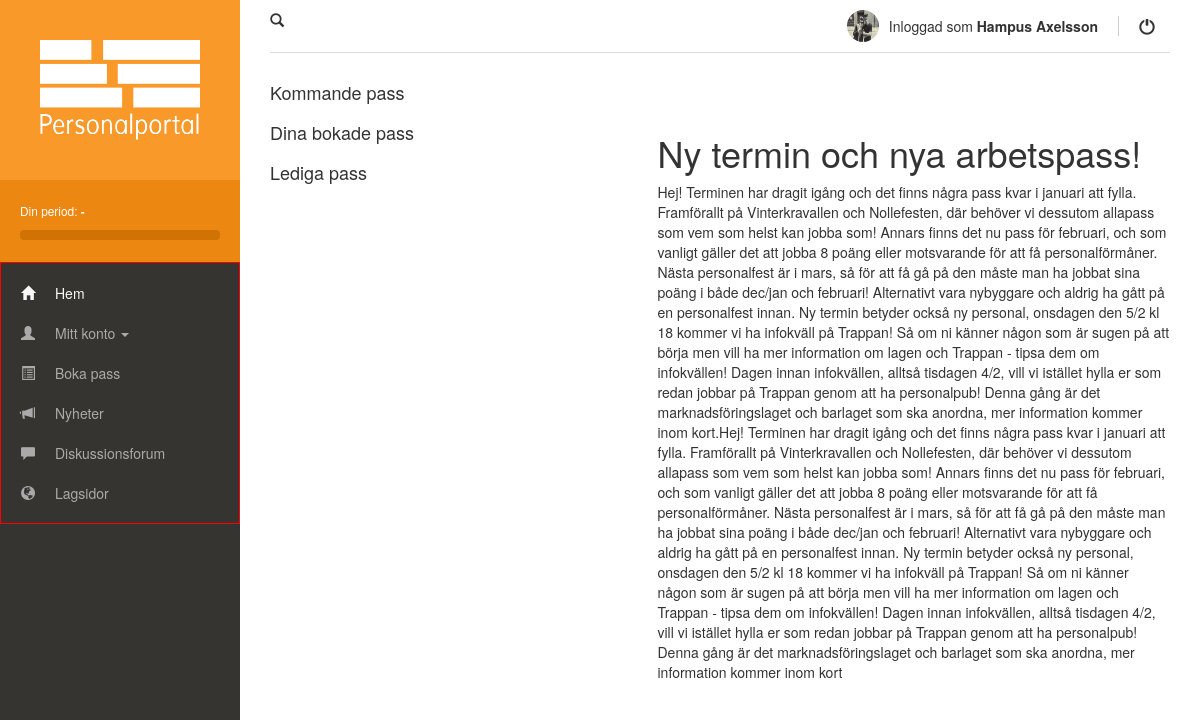
The app's page /index.php (signed in), older data.
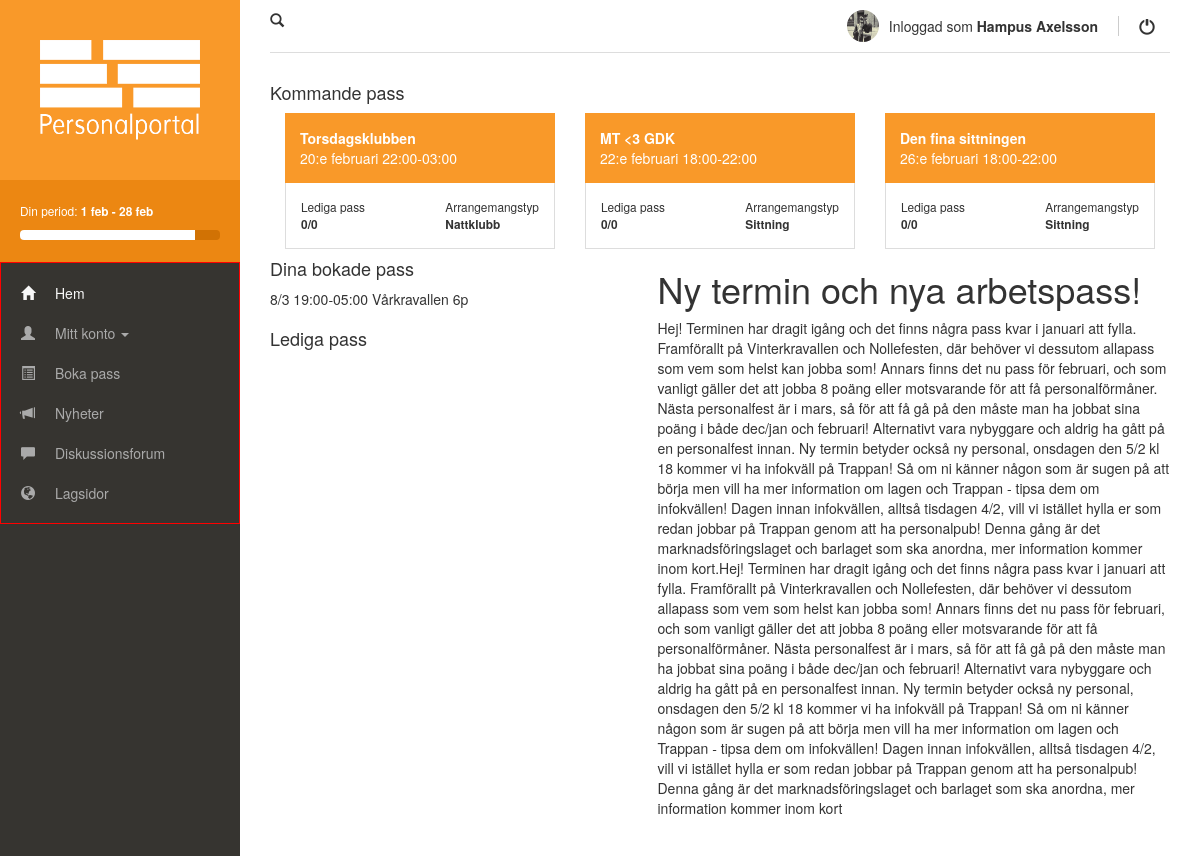
The same page, newer data.
### tables this page shows
CREATE TABLE IF NOT EXISTS `period` (
  `id` int(11) NOT NULL AUTO_INCREMENT,
  `name` varchar(50) NOT NULL,
  `start_date` date NOT NULL,
  `end_date` date NOT NULL,
  PRIMARY KEY (`id`)
);

CREATE TABLE IF NOT EXISTS `event` (
  `id` int(11) NOT NULL AUTO_INCREMENT,
  `name` varchar(50) NOT NULL,
  `start_time` datetime NOT NULL,
  `end_time` datetime NOT NULL,
  `period_id` int(11) NOT NULL,
  `event_type_id` int(11) NOT NULL,
  PRIMARY KEY (`id`),
  UNIQUE KEY `name` (`name`),
  KEY `period_id` (`period_id`),
  KEY `event_type_id` (`event_type_id`)
);

CREATE TABLE IF NOT EXISTS `event_type` (
  `id` int(11) NOT NULL AUTO_INCREMENT,
  `name` varchar(50) NOT NULL,
  PRIMARY KEY (`id`),
  UNIQUE KEY `name` (`name`)
);

CREATE TABLE IF NOT EXISTS `work_slot` (
  `id` int(11) NOT NULL AUTO_INCREMENT,
  `group_id` int(11) NOT NULL,
  `event_id` int(11) NOT NULL,
  `points` int(11) NOT NULL DEFAULT '0',
  `start_time` datetime NOT NULL,
  `end_time` datetime NOT NULL,
  PRIMARY KEY (`id`),
  KEY `group_id` (`group_id`),
  KEY `event_id` (`event_id`)
);

### php/DBQuery.php (called while the page is built, shortened)
<?php
class DBQuery
{
	public static function sql($sql)
	{
		$result = mysql_query($sql);
		$rows = array();
		if(strtolower(substr($sql,0,6)) == 'select')
		{
			while($row = mysql_fetch_array($result))
			{
				array_push($rows,$row);
			}
			return $rows;
		}
	}
}
?>

### php/general.php (the view, shortened to what this page needs)
<?php
include_once('php/DBQuery.php');
$date = new DateTime;
$date->setTimezone(new DateTimeZone('Europe/Stockholm'));
$date = $date->format('Y-m-d H:i:s');
$workedPointsResult = DBQuery::sql	("SELECT points FROM work_slot WHERE event_id IN
										(SELECT id FROM event WHERE period_id IN
											(SELECT id FROM period WHERE start_date <= '$date' AND end_date >= '$date')
										)
									AND id IN
										(SELECT work_slot_id FROM user_work WHERE user_id = '$_SESSION[user_id]' AND checked = '1')
									");
$workedPoints = 0;
for($i = 0; $i < count($workedPointsResult); ++$i)
{
	$workedPoints = $workedPoints + $workedPointsResult[$i]['points'];
}
$workedPointsPercent = $workedPoints / 8 * 100;
function loadUpcomingEvents($date)
{
	$upcomingEvents = DBQuery::sql("SELECT event.id, event.name AS event_name, event.start_time, event.end_time, event_type.name AS type_name FROM event
									INNER JOIN event_type ON event.event_type_id = event_type.id
									WHERE start_time > '2014-02-20' ORDER BY start_time LIMIT 3");
	for($i = 0; $i < count($upcomingEvents); ++$i)
	{
		$eventId = $upcomingEvents[$i]['id'];
		$workSlots = DBQuery::sql("SELECT id FROM work_slot WHERE event_id = '$eventId'");
		$availableSlots = DBQuery::sql	("SELECT id FROM work_slot WHERE event_id = '$eventId' AND id NOT IN
											(SELECT work_slot_id FROM user_work)
										");
		$workSlotsCount = count($workSlots);
		$availableSlotsCount = count($availableSlots);
		$name = $upcomingEvents[$i]['event_name'];
		$date = new DateTime($upcomingEvents[$i]['start_time']);
		$day = $date->format('j');
		$month = $date->format('m');
		$start = $date->format('H:i');
		$end = new DateTime($upcomingEvents[$i]['end_time']);
		$end = $end->format('H:i');
		$type = $upcomingEvents[$i]['type_name'];
		switch($month)
		{
		case '02':
			$month = 'februari';
			break;
		}
		?>
		<div class="col-sm-4">
				 <div class="upcoming-event">
					 <strong><?php echo $name; ?></strong><br /> <?php echo $day ?>:e <?php echo $month ?> <?php echo $start.'-'.$end; ?>
				 </div>
				 <div class="upcoming-event-info" style="overflow: hidden;">
					 <small><p style="float: left;">Lediga pass <br /><strong><?php echo $availableSlotsCount; ?>/<?php echo $workSlotsCount; ?></strong></p>
					 <p style="float: right">Arrangemangstyp <br /><strong><?php echo $type ?></strong></p></small>
				 </div>
			 </div>
		<?php
	}
}
$periodDates = DBquery::sql("SELECT start_date, end_date FROM period WHERE start_date <= '$date' AND end_date >= '$date'");
if(count($periodDates) == 1)
{
	$periodStart = new DateTime($periodDates[0]['start_date']);
	$periodStart = strtolower($periodStart->format('j M'));
	$periodEnd = new DateTime($periodDates[0]['end_date']);
	$periodEnd = strtolower($periodEnd->format('j M'));
	$periodStart = str_replace('y', 'j', $periodStart);
	$periodStart = str_replace('c', 'k', $periodStart);
	$periodEnd = str_replace('y', 'j', $periodEnd);
	$periodEnd = str_replace('c', 'k', $periodEnd);
}
function loadBookedEvents()
{
	$bookedEvents = DBQuery::sql("SELECT name FROM event WHERE id IN
									(SELECT event_id FROM work_slot WHERE id IN
									(SELECT work_slot_id FROM user_work WHERE user_id = '$_SESSION[user_id]' AND checked = '0')
									)
								ORDER BY start_time
								");
	$workTimes = DBQuery::sql	("SELECT start_time, end_time, points FROM work_slot WHERE id IN
									(SELECT work_slot_id FROM user_work WHERE user_id = '$_SESSION[user_id]' AND checked = '0')
								ORDER BY start_time
								");
	for($i = 0; $i < count($bookedEvents); ++$i)
	{
		$name = $bookedEvents[$i]['name'];
		$start = new DateTime($workTimes[$i]['start_time']);
		$start = $start->format('j/n H:i');
		$end = new DateTime($workTimes[$i]['end_time']);
		$end = $end->format('H:i');
		$points = $workTimes[$i]['points'];
		?>
		<p>
			<?php echo $start.'-'.$end.' '.$name.' '.$points.'p'; ?>
		</p>
		<?php
	}
}
?>

### index.php (shortened to what this page needs)
<?php
include_once('php/general.php');
?>
<!DOCTYPE html>
<html>
  <head>
    <link href="css/bootstrap.min.css" rel="stylesheet">
	<link href="css/style.css" rel="stylesheet">
	<link href="css/responsive.css" rel="stylesheet">
  </head>
  <body>
	  <div id="page-container">
		  <div id="sidebar">
			  <a href="/" class="logo"><img src="img/logo.png"></a>
			  <div class="your-period">
 					 <p>
 					  <small>Din period: <strong><?php echo $periodStart.' - '.$periodEnd; ?></strong></small>
 					  </p>
					  <div class="progress">
					    <div class="progress-bar worked" style="width: <?php echo $workedPointsPercent ?>%">
					    </div>
					  </div>
			  </div>
		      <div class="main-menu-wrapper" role="navigation">
		          <div class="navbar-collapse collapse" style="border: 1px solid #f00;">
		            <ul class="main-nav">
		              <li class="active"><a href="#"><span class="glyphicon glyphicon-home"></span>Hem</a></li>
		              <li class="dropdown">
		                <a href="#" class="dropdown-toggle" data-toggle="dropdown"><span class="glyphicon glyphicon-user"></span>Mitt konto <b class="caret"></b></a>
		              </li>
		              <li><a href="#about"><span class="glyphicon glyphicon-list-alt"></span>Boka pass</a></li>
		              <li><a href="#contact"><span class="glyphicon glyphicon-bullhorn"></span>Nyheter</a></li>
					  <li><a href="#contact"><span class="glyphicon glyphicon-comment"></span>Diskussionsforum</a></li>
					  <li><a href="#contact"><span class="glyphicon glyphicon-globe"></span>Lagsidor</a></li>
		            </ul>
		          </div>
		      </div>
		  </div>
		  <div id="content">
			  <div class="row">
				  <div class="col-sm-12">
					  <span class="glyphicon glyphicon-search"></span>
					  <div class="user-info">
						  <img src="profile.jpg" width="32px" height="32px">
						  <a href="http://google.se" class="username"><span style="font-weight: normal">Inloggad som</span> <?php echo $_SESSION['name'].' '.$_SESSION['last_name']; ?></a>
					  	<a href="login.php" class="sign-out"><span class="glyphicon glyphicon-off"></span></a>
					  </div>
				  </div>
		 	 </div>
			 <div class="top-div"></div>
   		 	 <div class="row">
				 <div class="col-sm-12">
				 	<h4 style="font-weight: 200;">Kommande pass</h4>
					<?php
						loadUpcomingEvents($date);
					?>
			 	 </div>
   		 	 </div>
   		 	 <div class="row">
				 <div class="col-sm-5">
					 <div class="row">
						 <div class="col-sm-12"><h4>Dina bokade pass</h4>
							<?php loadBookedEvents(); ?>
						 </div>
						 <div class="col-sm-12"><h4>Lediga pass</h4></div>
				 	</div>
				 </div>
				 <div class="col-sm-7"><h1 class="thin-100">Ny termin och nya arbetspass!</h1>
					 <p>Hej! Terminen har dragit igång och det finns några pass kvar i januari att fylla. Framförallt på Vinterkravallen och Nollefesten, där behöver vi dessutom allapass som vem som helst kan jobba som! Annars finns det nu pass för februari, och som vanligt gäller det att jobba 8 poäng eller motsvarande för att få personalförmåner. Nästa personalfest är i mars, så för att få gå på den måste man ha jobbat sina poäng i både dec/jan och februari! Alternativt vara nybyggare och aldrig ha gått på en personalfest innan.
Ny termin betyder också ny personal, onsdagen den 5/2 kl 18 kommer vi ha infokväll på Trappan! Så om ni känner någon som är sugen på att börja men vill ha mer information om lagen och Trappan - tipsa dem om infokvällen!
Dagen innan infokvällen, alltså tisdagen 4/2, vill vi istället hylla er som redan jobbar på Trappan genom att ha personalpub! Denna gång är det marknadsföringslaget och barlaget som ska anordna, mer information kommer inom kort.Hej! Terminen har dragit igång och det finns några pass kvar i januari att fylla. Framförallt på Vinterkravallen och Nollefesten, där behöver vi dessutom allapass som vem som helst kan jobba som! Annars finns det nu pass för februari, och som vanligt gäller det att jobba 8 poäng eller motsvarande för att få personalförmåner. Nästa personalfest är i mars, så för att få gå på den måste man ha jobbat sina poäng i både dec/jan och februari! Alternativt vara nybyggare och aldrig ha gått på en personalfest innan.
Ny termin betyder också ny personal, onsdagen den 5/2 kl 18 kommer vi ha infokväll på Trappan! Så om ni känner någon som är sugen på att börja men vill ha mer information om lagen och Trappan - tipsa dem om infokvällen!
Dagen innan infokvällen, alltså tisdagen 4/2, vill vi istället hylla er som redan jobbar på Trappan genom att ha personalpub! Denna gång är det marknadsföringslaget och barlaget som ska anordna, mer information kommer inom kort</p></div>
   		 	 </div>
   	 	</div>
	</div>
  </body>
</html>

### css/style.css (style rules this page uses)
#sidebar { background: #363430; }
#sidebar a.logo { display: block; overflow: hidden; background: #f99929; }
#sidebar .your-period { padding: 20px; background: #ec8712; color: #fff; }
#sidebar .your-period .progress { height: 10px; margin-bottom: 2px; background: #d17204; -webkit-box-shadow: inset 0 0 0 rgba(0, 0, 0, 0); box-shadow: inset 0 0 0 rgba(0, 0, 0, 0); }
#sidebar .your-period .progress-bar { -webkit-box-shadow: inset 0 0 0 rgba(0, 0, 0, 0); box-shadow: inset 0 0 0 rgba(0, 0, 0, 0); }
#sidebar .your-period .worked { background: #fff; }
#sidebar ul.main-nav { margin: 0; padding: 10px 0; }
#sidebar .navbar-collapse { padding: 0; margin: 0; }
#sidebar ul.main-nav li a { display: block; padding: 10px 20px; color: #aaa; }
#sidebar ul.main-nav li.active a { color: #f8f8f8; }
#sidebar ul.main-nav li a span { float: left; margin-right: 20px; padding-top: 2px; }
#content .top-div { margin: 10px 0 20px 0; border-bottom: 1px solid #ddd; }
#content .user-info { float: right; }
#content .user-info img, #content .user-info a { float: left; color: #333; }
#content .user-info img { border-radius: 22px; }
#content .user-info a.username { font-weight: bold; margin: 6px 5px 0 10px; padding-right: 20px; border-right: 1px solid #ccc; }
#content .user-info a.sign-out { font-size: 16px; margin: 7px 15px 0 15px; }
#content .upcoming-event { padding: 15px; background: #f99929; color: #fff; }
#content .upcoming-event-info { background: #fff; border-bottom: 1px solid #ddd; border-right: 1px solid #ddd; border-left: 1px solid #ddd; padding: 15px 15px 5px 15px; }

### css/responsive.css (style rules this page uses)
html { min-height: 100%; position: relative; }
body { height: 100%; }
@media (min-width: 992px) { #content { margin-left: 240px; padding: 10px 30px 30px 30px; } }
@media (min-width: 992px) { #sidebar { position: absolute; top: 0; left: 0; bottom: 0; width: 240px; overflow: hidden; } }
@media (min-width: 992px) { #sidebar a.logo { padding: 40px; } }
@media (min-width: 992px) { #sidebar a.logo img { width: 160px; height: 100px; } }

Row changes from the older to the newer data that the page shows:
added period: start_date "1 feb", end_date "28 feb"
added event: name "Torsdagsklubben", start_time "20", start_time "februari", start_time "22:00", end_time "03:00", availableSlotsCount "0", workSlotsCount "0", event_type.name "Nattklubb"
added event: name "MT <3 GDK", start_time "22", start_time "februari", start_time "18:00", end_time "22:00", availableSlotsCount "0", workSlotsCount "0", event_type.name "Sittning"
added event: name "Den fina sittningen", start_time "26", start_time "februari", start_time "18:00", end_time "22:00", availableSlotsCount "0", workSlotsCount "0", event_type.name "Sittning"
added work_slot: start_time "8/3 19:00", end_time "05:00", event.name "Vårkravallen", points "6"
